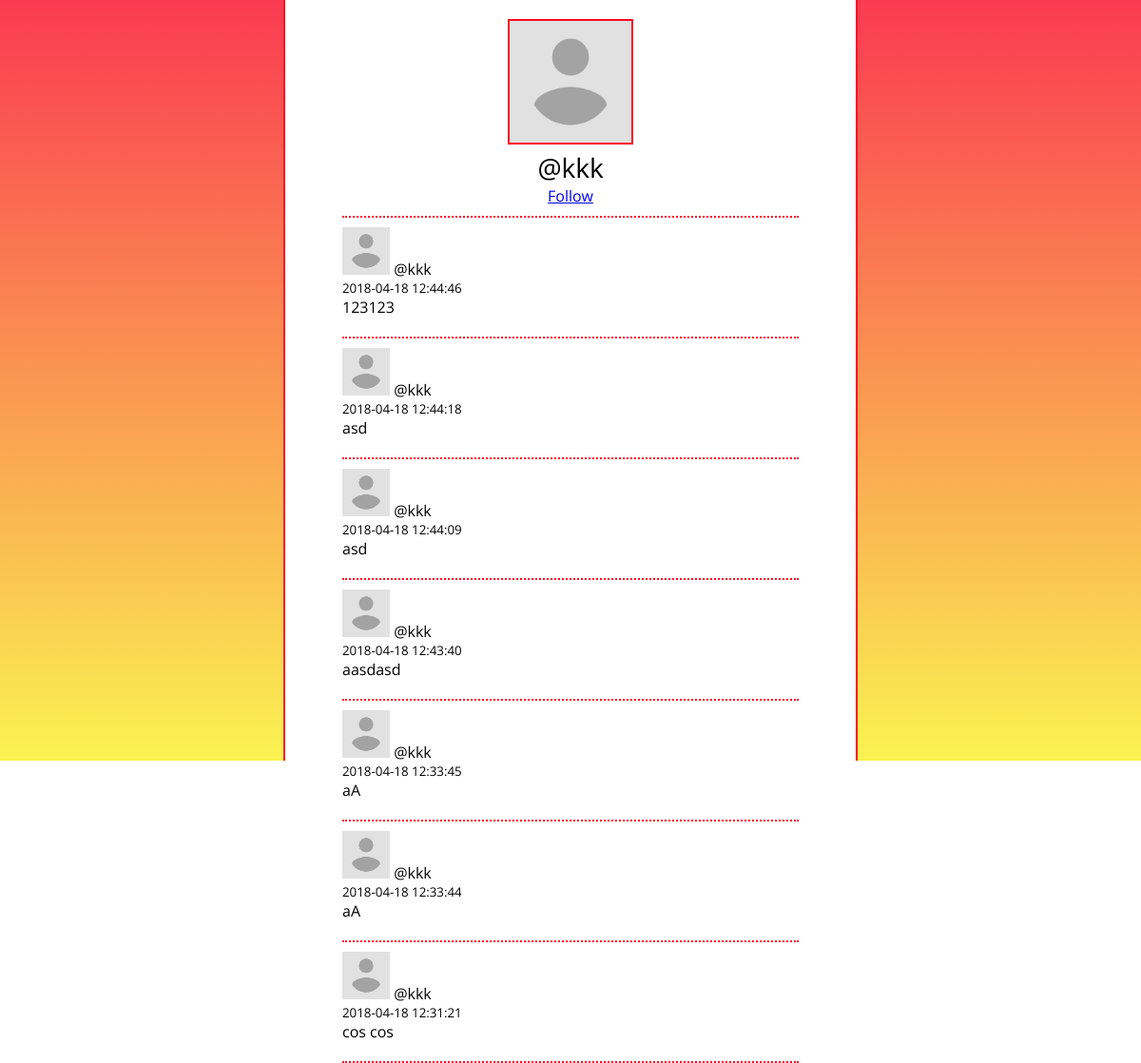
/profile/kkk, run on an earlier commit of the app's database.
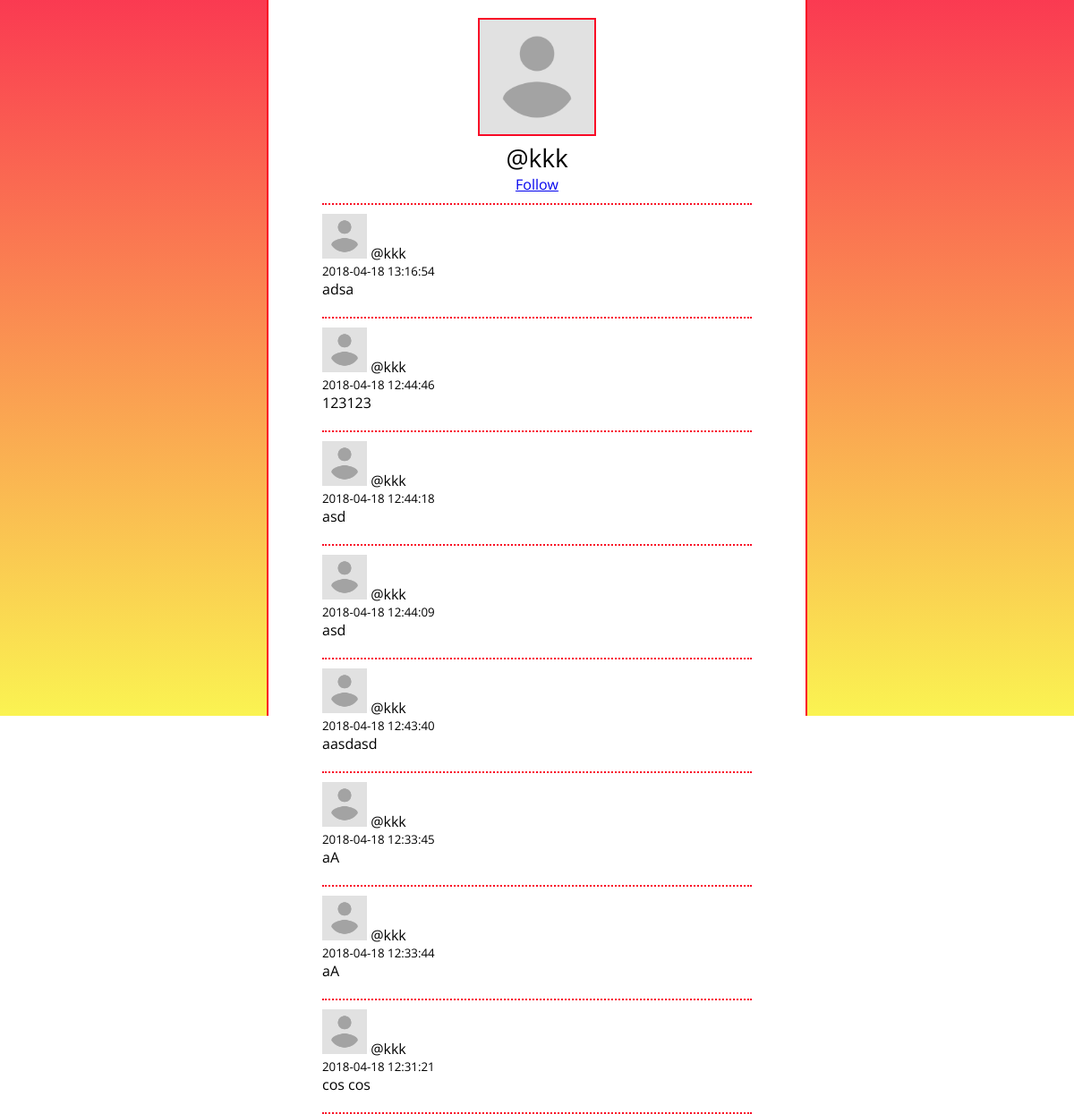
And on a later commit of the database.
### tables this page shows
CREATE TABLE posts (
	id INTEGER NOT NULL PRIMARY KEY AUTOINCREMENT,
	author TEXT NOT NULL,
	content TEXT NOT NULL,
	date TIMESTAMP NOT NULL DEFAULT CURRENT_TIMESTAMP
);

CREATE TABLE users (
	username TEXT NOT NULL PRIMARY KEY,
	password TEXT NOT NULL,
	avatar TEXT NOT NULL DEFAULT '/static/avatar.png',
	follows TEXT NOT NULL DEFAULT '[]'
);

### app.py (the view)
@app.route("/profile/<username>")
def route_profile(username):
	if db.is_user(username):
		userinfo = db.get_user_info(username)
		if 'username' in session:
			following = db.get_user_info(session["username"])["follows"]
		else:
			following = ""
		posts = db.get_user_posts(username)
		return render_template("profile.html", info=userinfo, posts=posts, following=following)
	else:
		return "Brak uzytkownika"

### db.py (called while the page is built)
    def is_user(self, username):
        cursor = self.db.cursor()
        cursor.execute("SELECT * FROM `users` WHERE `username`=?", (username,))
        row = cursor.fetchone()
        if row is None:
            return False
        else:
            return True

    def get_user_info(self, username):
        cursor = self.db.cursor()
        cursor.execute("SELECT * FROM `users` WHERE `username`=?", (username,))
        row = cursor.fetchone()
        if row is None:
            return None
        else:
            return {"username":row[0], "password":row[1], "avatar":row[2], "follows":row[3]}

    def get_user_posts(self, username):
        cursor = self.db.cursor()
        cursor.execute("SELECT * FROM posts WHERE author=? ORDER BY date DESC", (username,))
        row = cursor.fetchall()
        if row is None:
            return None
        else:
            return row

### templates/profile.html (shortened to what this page needs)
<!doctype html>
<html lang="en">
	<head>
	  <link rel="stylesheet" href="/static/css/styles.css" type="text/css">
	  <link rel="stylesheet" href="bootstrap.min" type="text/css">
	  <link rel="stylesheet" href="bootstrap-reboot.min" type="text/css">
	  <link rel="stylesheet" href="bootstrap.-grid" type="text/css">
	</head>
	<body>
	<div id="container">
		<div id="content">
			<img id="image" src="{{ info['avatar'] }}">
			<div id="username">@{{ info['username'] }}</div>
			{% if session['username'] == info['username'] %}
				<a href="/profile/settings">Settings</a>
			{% else %}
				{% if info['username'] not in following %}
					<a href="/profile/{{ info['username'] }}/follow">Follow</a>
				{% else %}
					<a href="/profile/{{ info['username'] }}/unfollow">Unfollow</a>
				{% endif %}
			{% endif %}
			<div id="user"></div>
			{% for post in posts %}
				<div class="post">
					<img src="{{ info['avatar'] }}" class="postavatar">
					<span class="postname">@{{ info['username'] }}</span>
					<div class="posttime">{{ post[3] }}</div>
					<div class="postcontent">
						{{ post[2]}}
					</div>
				</div><div id="user"></div>
			{% endfor %}
		</div>
	</div>
	</body>
</html>

What changed in the data, as far as the page shows it:
added posts: avatar (placeholder picture), {{ info['username'] }} "kkk", date "2018-04-18 13:16:54", content "adsa"
